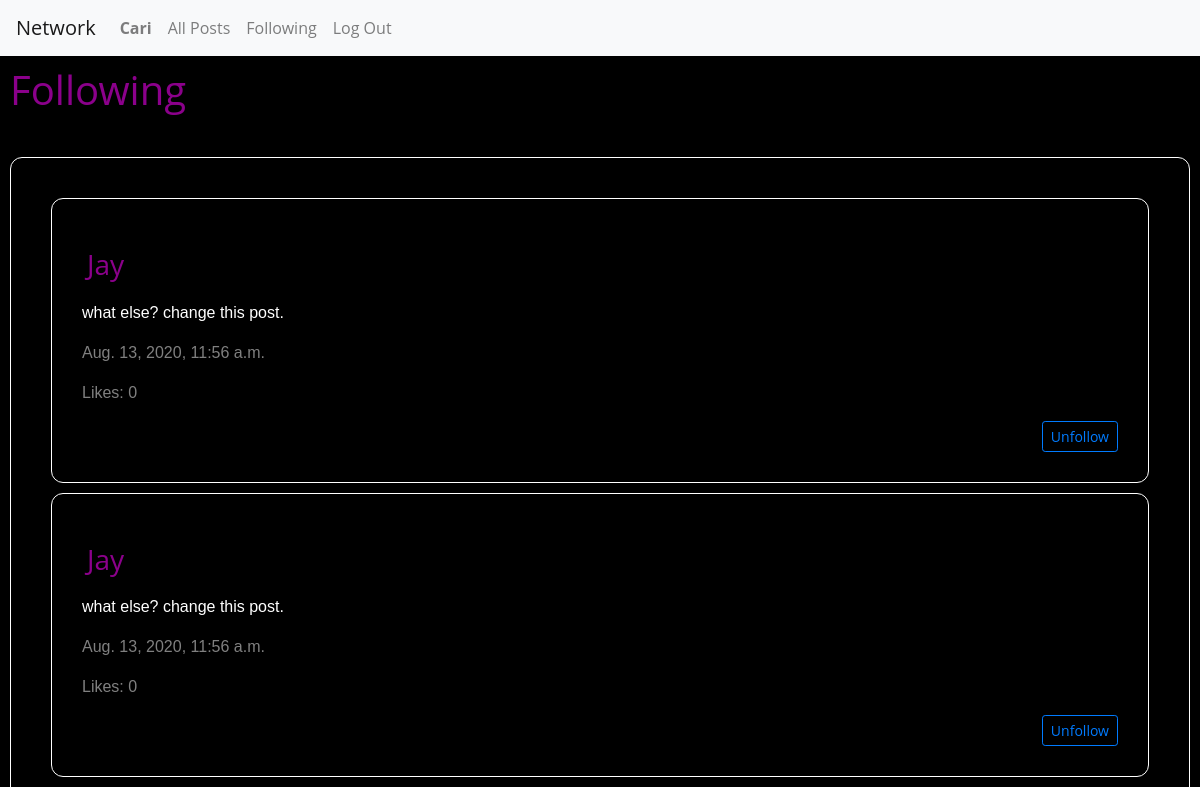
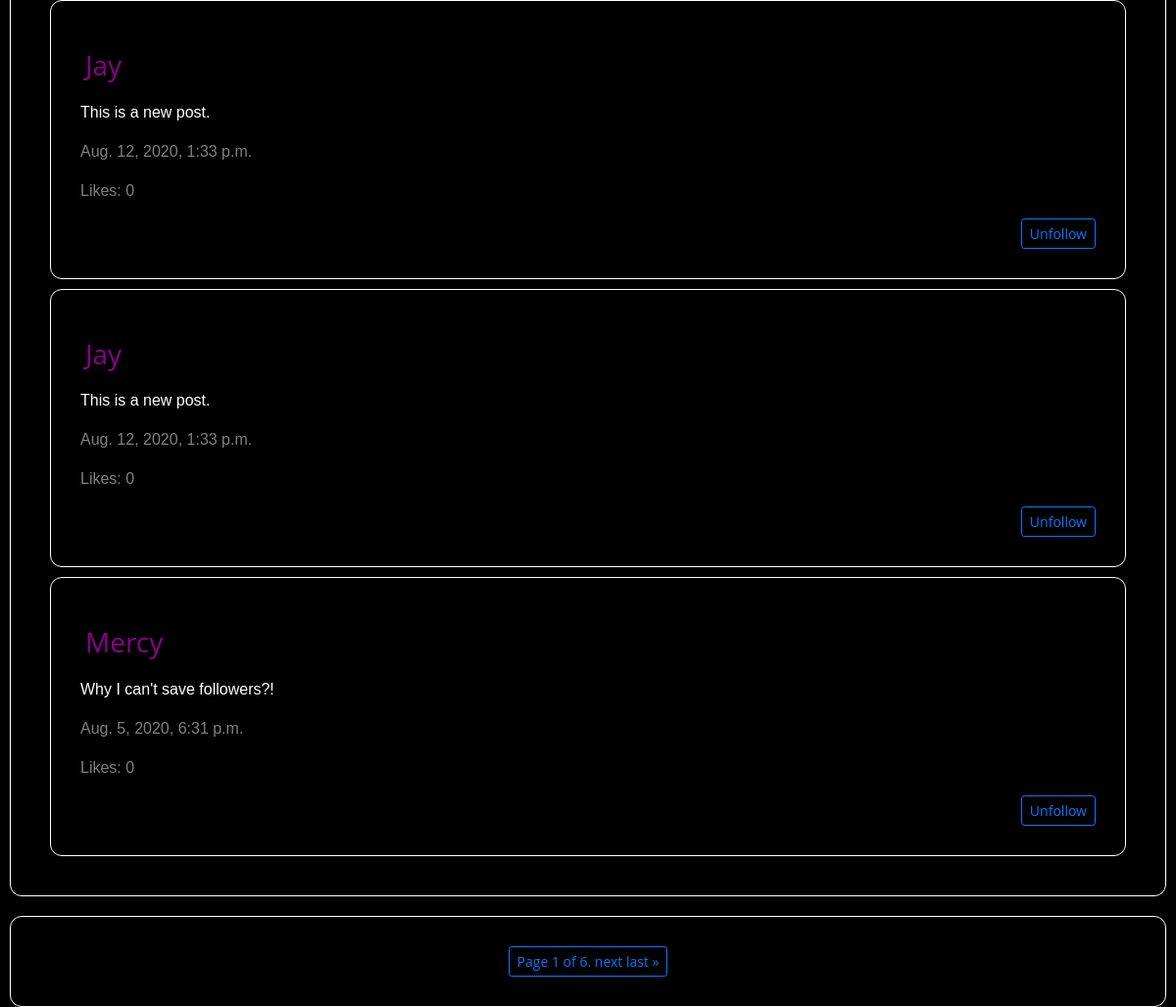
Page /following/Cari (signed in) on the earlier database version (2 pictures, top to bottom).
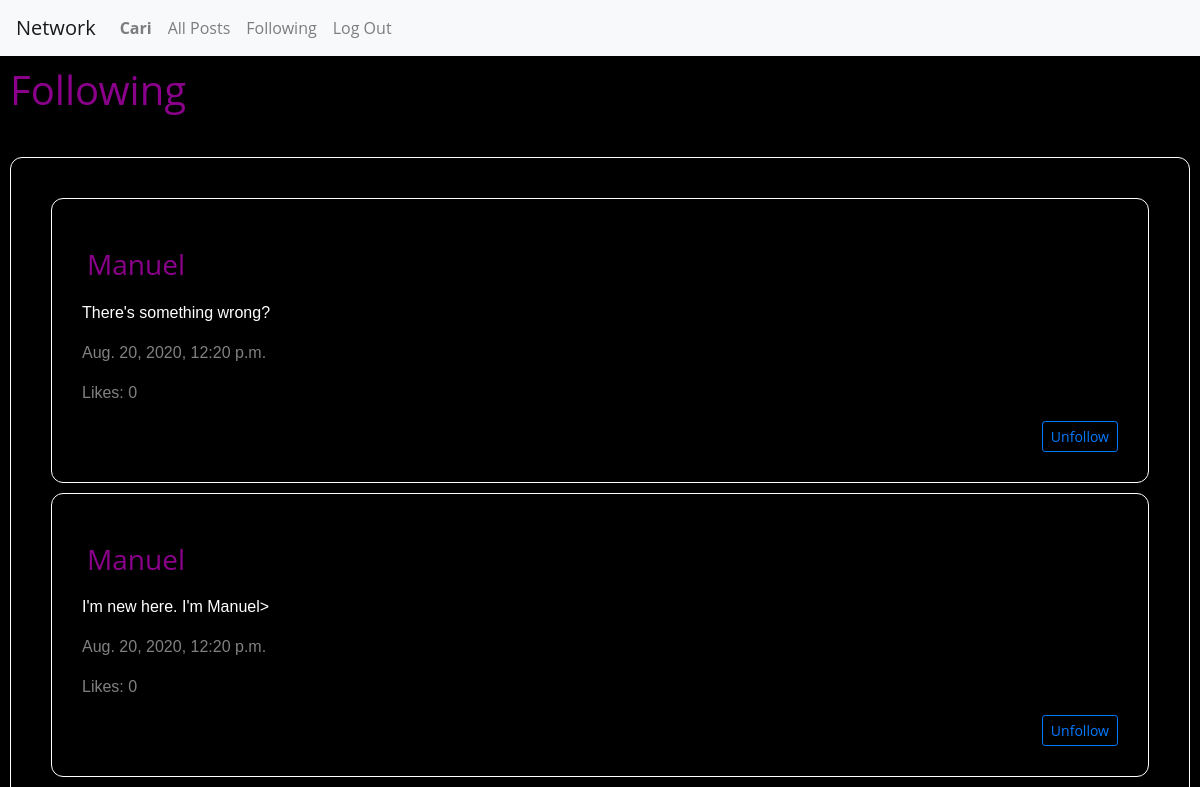
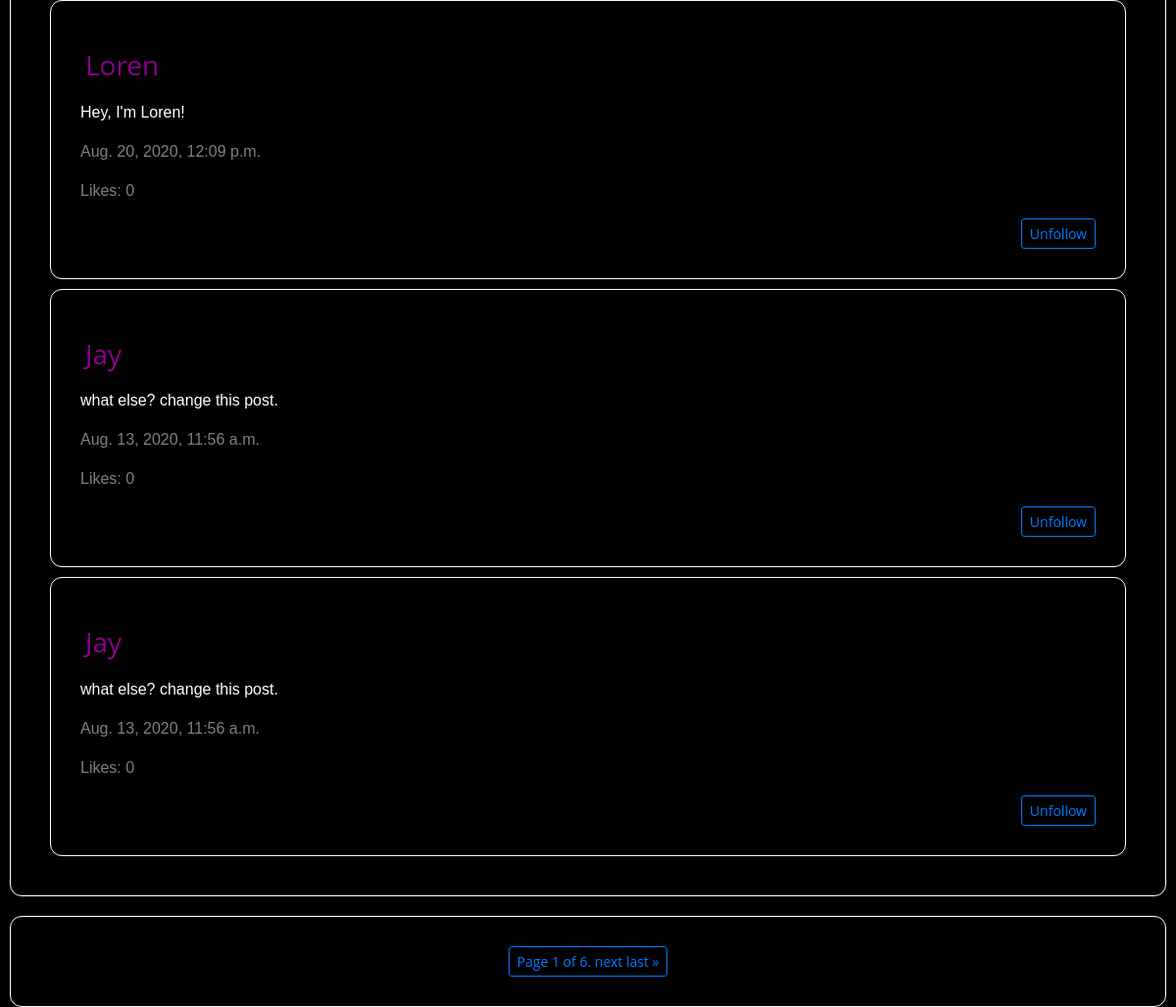
Same page on the later database version (2 pictures, top to bottom).
### network/models.py (models this page shows, shortened)
class Post(models.Model):
    username = models.ForeignKey(
        "User", default=1, on_delete=models.CASCADE, related_name="posts")
    content = models.TextField(blank=True)
    timestamp = models.DateTimeField(auto_now_add=True)
    likes = models.ManyToManyField(
        'User', default=None, blank=True, related_name='likes')

class User(AbstractUser):
    pass

### network/views.py (the view)
# urls.py: path("following/<str:username>", views.following, name="following"),
@login_required
def following(request, username):
    if request.method == 'GET':
        username = request.user
        posts = Post.objects.order_by("-timestamp").all()
        posts_to_follow = []
        for post in posts:
            follows = Follow.objects.filter(following=post.username)
            for follower in follows:
                if follower.following == post.username and follower.following != username:
                    posts_to_follow.append(post)
                if post.id in posts_to_follow:
                    print("post.id", post.id)
        for posts_i in posts_to_follow:
            posti_id = posts_i.id
            for post_j in posts_to_follow:
                postj_id = post_j.id
                count = 1
                if posti_id == postj_id:
                    count += 1
                if count > 1:
                    posts_to_follow.remove(post_j)
        paginator = Paginator(posts_to_follow, 5)
        page_number = request.GET.get('page')
        page_obj = paginator.get_page(page_number)
        if not follows:
            return render(request, 'network/following.html', {'message': "Could be a good idea to start to follow people of your interest!"})
    return render(request, "network/following.html", {
        "posts": posts_to_follow,
        "page_obj": page_obj
    })

### network/templates/network/following.html (shortened to what this page needs)
{% extends "network/layout.html" %}
{% load static %}
{% block body %}
<h1 id="titleLink"> Following </h1>
   <hr>
<div id="post-view">
    <div id="post-table">
    {% for post in page_obj %}
        <div class="compose-post">
            <h3 id="titlePage">{{ post.username }}</h3>
            <p class="inputText">{{ post.content }}</p>
            <p class="timeInfo">{{ post.timestamp}}</p>
            <p class="timeInfo"> Likes: 0 </p>
            <div class="follow_profile">
                <form>
                <button id="follow_profile" type="submit" class="btn btn-sm btn-outline-primary" value="Unfollow" name="follow_profile">Unfollow</button>
            </div>
        </div>
    {% endfor %}
    </div>
</div>
<div class="compose-post" id="compose-post">
        <div class="pagination justify-content-center">
            <span class="step-links btn btn-sm btn-outline-primary">
                <span class="current">
                    Page {{ page_obj.number }} of {{ page_obj.paginator.num_pages }}.
                </span>
                {% if page_obj.has_next %}
                    <a href="?page={{ page_obj.next_page_number }}">next</a>
                    <a href="?page={{ page_obj.paginator.num_pages }}">last &raquo;</a>
                {% endif %}
            </span>
        </div>
    </div>
{% endblock %}

Differences in the rows shown:
no longer on this page (row unchanged): Post: username "Jay", content "This is a new post.", timestamp "Aug. 12, 2020, 1:33 p.m."
no longer on this page (row unchanged): Post: username "Mercy", content "Why I can't save followers?!", timestamp "Aug. 5, 2020, 6:31 p.m."
added Post: username "Manuel", content "There's something wrong?", timestamp "Aug. 20, 2020, 12:20 p.m."
added Post: username "Manuel", content "I'm new here. I'm Manuel>", timestamp "Aug. 20, 2020, 12:20 p.m."
added Post: username "Loren", content "Hey, I'm Loren!", timestamp "Aug. 20, 2020, 12:09 p.m."
